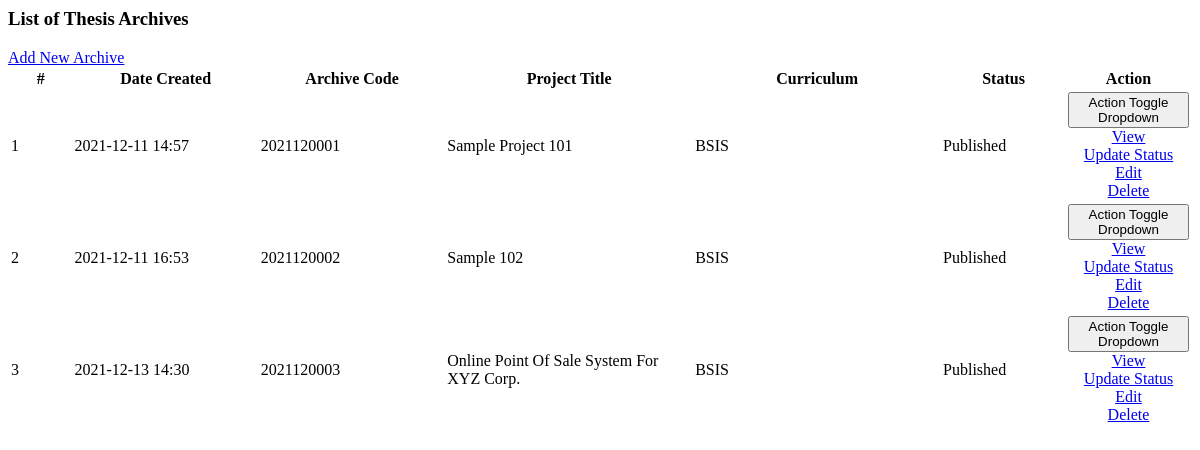
Page /admin/archives/index.php on the earlier database version.
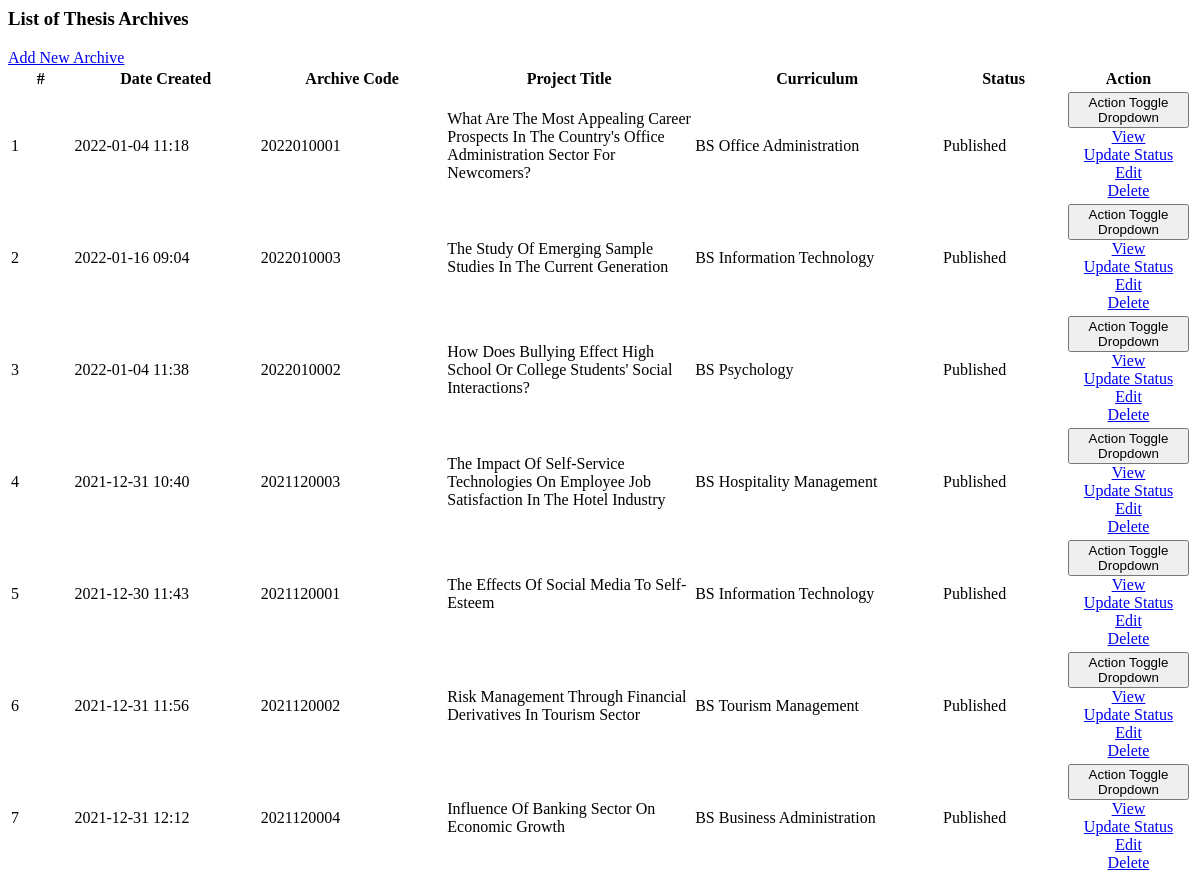
Same page on the later database version.
### tables this page shows
CREATE TABLE `archive_list` (
  `id` int NOT NULL,
  `archive_code` varchar(100) NOT NULL,
  `curriculum_id` int NOT NULL,
  `year` year NOT NULL,
  `title` text NOT NULL,
  `abstract` text NOT NULL,
  `members` text NOT NULL,
  `banner_path` text NOT NULL,
  `document_path` text NOT NULL,
  `status` tinyint(1) NOT NULL DEFAULT '0',
  `student_id` int DEFAULT NULL,
  `date_created` datetime NOT NULL DEFAULT CURRENT_TIMESTAMP,
  `date_updated` datetime DEFAULT NULL ON UPDATE CURRENT_TIMESTAMP
);

### admin/archives/index.php (the view, shortened to what this page needs)
<?php require_once(realpath(__DIR__ . '/../../') . '/config.php'); ?>
<div class="card card-outline card-primary">
	<div class="card-header">
		<h3 class="card-title">List of Thesis Archives</h3>
        <div class="card-tools">
            <a href="./?page=archives/submit_archive" id="create_new" class="btn btn-flat btn-sm btn-primary"><span class="fas fa-plus"></span>Add New Archive</a>
        </div>
	</div>
	<div class="card-body">
		<div class="container-fluid">
        <div class="container-fluid">
			<table class="table table-hover table-striped">
				<colgroup>
					<col width="5%">
					<col width="15%">
					<col width="15%">
					<col width="20%">
					<col width="20%">
					<col width="10%">
					<col width="10%">
				</colgroup>
				<thead>
					<tr>
						<th>#</th>
						<th>Date Created</th>
						<th>Archive Code</th>
						<th>Project Title</th>
						<th>Curriculum</th>
						<th>Status</th>
						<th>Action</th>
					</tr>
				</thead>
				<tbody>
					<?php
						$i = 1;
						$curriculum = $conn->query("SELECT * FROM curriculum_list where id in (SELECT curriculum_id from `archive_list`)");
						$cur_arr = array_column($curriculum->fetch_all(MYSQLI_ASSOC),'name','id');
						$qry = $conn->query("SELECT * from `archive_list` order by `year` desc, `title` desc ");
						while($row = $qry->fetch_assoc()):
					?>
						<tr>
							<td class="text-center"><?php echo $i++; ?></td>
							<td class=""><?php echo date("Y-m-d H:i",strtotime($row['date_created'])) ?></td>
							<td><?php echo ($row['archive_code']) ?></td>
							<td><?php echo ucwords($row['title']) ?></td>
							<td><?php echo $cur_arr[$row['curriculum_id']] ?></td>
							<td class="text-center">
								<?php
                                    switch($row['status']){
                                        case '1':
                                            echo "<span class='badge badge-success badge-pill'>Published</span>";
                                            break;
                                    }
                                ?>
							</td>
							<td align="center">
								 <button type="button" class="btn btn-flat btn-default btn-sm dropdown-toggle dropdown-icon" data-toggle="dropdown">
				                  		Action
				                    <span class="sr-only">Toggle Dropdown</span>
				                  </button>
				                  <div class="dropdown-menu" role="menu">
				                    <a class="dropdown-item view_data" href="javascript:void(0)" data-id="<?php echo $row['id'] ?>" data-status="<?php echo $row['status'] ?>"><span class="fa fa-external-link-alt text-gray"></span> View</a>
				                    <a class="dropdown-item update_status" href="javascript:void(0)" data-id="<?php echo $row['id'] ?>" data-status="<?php echo $row['status'] ?>"><span class="fa fa-check text-dark"></span> Update Status</a>
                                      <a class="dropdown-item edit_data" href="javascript:void(0)" data-id="<?php echo $row['id'] ?>" data-status="<?php echo $row['status'] ?>"><span class="fa fa-pen-alt text-dark"></span> Edit</a>
				                    <a class="dropdown-item delete_data" href="javascript:void(0)" data-id="<?php echo $row['id'] ?>"><span class="fa fa-trash text-danger"></span> Delete</a>
				                  </div>
							</td>
						</tr>
					<?php endwhile; ?>
				</tbody>
			</table>
		</div>
		</div>
	</div>
</div>

Differences in the rows shown:
removed archive_list: date_created "2021-12-11 14:57", archive_code "2021120001", title "Sample Project 101", curriculum "BSIS", status "Published"
removed archive_list: date_created "2021-12-11 16:53", archive_code "2021120002", title "Sample 102", curriculum "BSIS", status "Published"
removed archive_list: date_created "2021-12-13 14:30", archive_code "2021120003", title "Online Point Of Sale System For XYZ Corp.", curriculum "BSIS", status "Published"
added archive_list: date_created "2022-01-04 11:18", archive_code "2022010001", title "What Are The Most Appealing Career Prospects In The Country's Office Administration Sector For Newcomers?", curriculum "BS Office Administration", status "Published"
added archive_list: date_created "2022-01-16 09:04", archive_code "2022010003", title "The Study Of Emerging Sample Studies In The Current Generation", curriculum "BS Information Technology", status "Published"
added archive_list: date_created "2022-01-04 11:38", archive_code "2022010002", title "How Does Bullying Effect High School Or College Students' Social Interactions?", curriculum "BS Psychology", status "Published"
added archive_list: date_created "2021-12-31 10:40", archive_code "2021120003", title "The Impact Of Self-Service Technologies On Employee Job Satisfaction In The Hotel Industry", curriculum "BS Hospitality Management", status "Published"
added archive_list: date_created "2021-12-30 11:43", archive_code "2021120001", title "The Effects Of Social Media To Self-Esteem", curriculum "BS Information Technology", status "Published"
added archive_list: date_created "2021-12-31 11:56", archive_code "2021120002", title "Risk Management Through Financial Derivatives In Tourism Sector", curriculum "BS Tourism Management", status "Published"
added archive_list: date_created "2021-12-31 12:12", archive_code "2021120004", title "Influence Of Banking Sector On Economic Growth", curriculum "BS Business Administration", status "Published"
